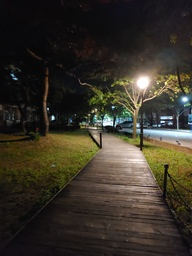
#> input picture Equalization and Function/KakaoTalk_20220427_144230142.jpg, 192 x 256 px, shrunk from 3000 x 4000 before the run
$ python FFT.py
#> lines starting #> are read from the running program, lines starting #| are printed output that depends on the picture
import cv2
import numpy as np
import matplotlib.pyplot as plt
from tkinter import  *
from  tkinter import  filedialog as fd
from math import sqrt

class  FT:
    def __init__(self):
        self.filename = ""
    # 이미지 파일 가져오기
    def fileload(self,_title):
#> called with _title = 'IndoorImage'
        self.filename = fd.askopenfilename(initialdir="/", title=_title)
#> the answer given: KakaoTalk_20220427_144230142.jpg
        self.grayImage = cv2.imread(self.filename, cv2.IMREAD_GRAYSCALE)
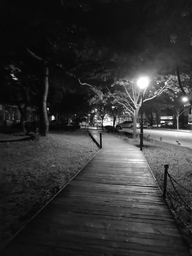
#> self.grayImage: shape (256, 192); min 0, max 255, mean 51.2
        self.h, self.w = self.grayImage.shape
#> self.h = 256; self.w = 192

    # 점사이 거리
    def distance(self, point1,point2):
        return sqrt((point1[0] - point2[0])**2+(point1[1]-point2[1])**2)

    # matplotlib로 영상 두개 한번에 보여주기
    def show_two_image(self,_img1,_img2, _chimg1='gray', _chimg2='gray'):
        plt.subplot(121), plt.imshow(_img1, cmap=_chimg1)
        plt.subplot(122), plt.imshow(_img2, cmap=_chimg2)
        plt.show()
    # matplotlib로 영상 세개 한번에 보여주기
    def show_three_image(self,_img1,_img2,_img3, _chimg1='gray', _chimg2='gray', _chimg3='gray'):
        plt.subplot(131), plt.imshow(_img1, cmap=_chimg1)
        plt.subplot(132), plt.imshow(_img2, cmap=_chimg2)
        plt.subplot(133), plt.imshow(_img3, cmap=_chimg3)
        plt.show()

    # fft 변환후 원본이미지와 변환 이미지를 동시에 보여줌
    def fft(self):
        f = np.fft.fft2(self.grayImage)
        self.fftImage = np.fft.fftshift(f)
        fftspectrum = 20*np.log(np.abs(self.fftImage))
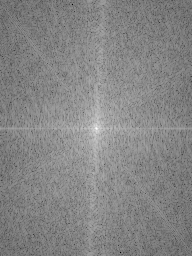
#> fftspectrum: shape (256, 192) float64; min -12.16, max 294.8, mean 148.4; drawn with min black and max white
        self.show_two_image(self.grayImage, fftspectrum)
#> in show_two_image, `plt.show()`:
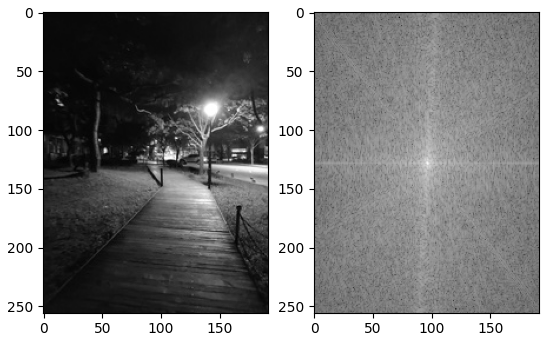
#> figure drawn by matplotlib, 2 panels

    # ifft복원 후 원본 이미지와 변환 이미지를 동시에 보여줌
    def ifft(self):
        f = np.fft.ifftshift(self.fftImage)
        f = np.fft.ifft2(f)
        self.ifftImage = np.abs(f)
        self.show_two_image(self.grayImage, self.ifftImage)
#> call 2 of show_two_image, with _chimg1 = 'gray', _chimg2 = 'gray'
#> in show_two_image (call 2), `plt.show()`:
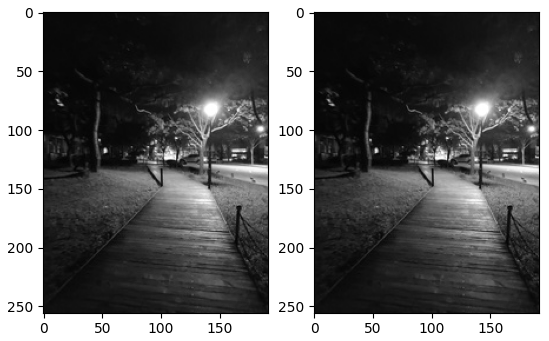
#> figure drawn by matplotlib, 2 panels

    # lpf 필터 적용후 원본 이미지와 변환 이미지를 동시에 보여줌.
    def lpf(self,_r = 30):
        ch, cw = int(self.h/2), int(self.w/2)
        self.lpfImage = self.fftImage.copy()
        for h in range(self.h):
            for w in range(self.w):
                if self.distance((h,w),(ch,cw))>_r:
                    self.lpfImage[h,w] = 0
        self.lpfImage = np.fft.ifftshift(self.lpfImage)
        self.lpfImage = np.fft.ifft2(self.lpfImage)
        self.lpfImage = np.abs(self.lpfImage)
        self.show_two_image(self.grayImage,self.lpfImage)


    # hpf 필터 적용후 원본 이미지와 변환 이미지를 동시에 보여줌줌
    def hpf(self):
        ch, cw = int(self.h/2), int(self.w/2)
#> ch = 128; cw = 96
        self.hpfImage = self.fftImage.copy()
        self.hpfImage[ch-30:ch+30, cw-30:cw+30] = 0
        self.hpfImage = np.fft.ifftshift(self.hpfImage)
        self.hpfImage = np.fft.ifft2(self.hpfImage)
        self.hpfImage = np.abs(self.hpfImage)
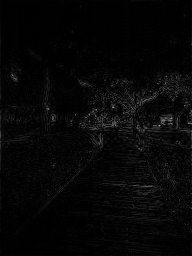
#> self.hpfImage: shape (256, 192) float64; min 0.0106, max 159, mean 7
        self.show_two_image(self.grayImage,self.hpfImage)
#> in lpf, `self.lpfImage = np.abs(self.lpfImage)`:
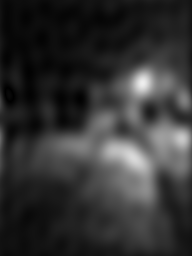
#> self.lpfImage: shape (256, 192) float64; min 1.93e-05, max 238.2, mean 51.2

    # butterworth_lpf 필터 적용후 원본이미지와 변환 이미지를 동시에 보여줌.
    def butterworth_lpf(self, _r=30, _n=1):
#> called with _r = 10, _n = 1
        H = self.fftImage.copy()
        center = (self.h/2,self.w/2)
#> center = (128, 96)
        for h in range(self.h):
            for w in range(self.w):
                H[h,w] = H[h,w]*1/(1+(self.distance((h,w),center)/_r)**(2*_n))
        H = np.fft.ifftshift(H)
        H = np.fft.ifft2(H)
        self.blpfImage = np.abs(H)
        self.show_two_image(self.grayImage,self.blpfImage)


if __name__ == "__main__" :
    indoorft = FT()
    indoorft.fileload("IndoorImage")
    indoorft.fft()
    indoorft.ifft()
    indoorft.hpf()
    indoorft.lpf(10)
    indoorft.butterworth_lpf(10)

    outdoorft = FT()
    outdoorft.fileload("OutdoorImage")
#> the answer given: KakaoTalk_20220427_144230142.jpg
    outdoorft.fft()
    outdoorft.ifft()
    outdoorft.hpf()
    outdoorft.lpf(10)
    outdoorft.butterworth_lpf(10)

# https://throwexception.tistory.com/823
# https://www.donike.net/frequency-domain-of-images-fourier-transform-and-filtering/
